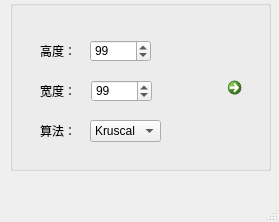
<?xml version="1.0" encoding="UTF-8"?>
<ui version="4.0">
 <class>MainWindow</class>
 <widget class="QMainWindow" name="MainWindow">
  <property name="geometry">
   <rect>
    <x>0</x>
    <y>0</y>
    <width>279</width>
    <height>222</height>
   </rect>
  </property>
  <property name="windowTitle">
   <string>迷宫生成</string>
  </property>
  <widget class="QWidget" name="centralwidget">
   <widget class="QGroupBox" name="groupBox">
    <property name="geometry">
     <rect>
      <x>10</x>
      <y>0</y>
      <width>261</width>
      <height>171</height>
     </rect>
    </property>
    <property name="title">
     <string/>
    </property>
    <widget class="QCommandLinkButton" name="button">
     <property name="geometry">
      <rect>
       <x>210</x>
       <y>70</y>
       <width>31</width>
       <height>31</height>
      </rect>
     </property>
     <property name="cursor">
      <cursorShape>ArrowCursor</cursorShape>
     </property>
     <property name="text">
      <string/>
     </property>
     <property name="iconSize">
      <size>
       <width>40</width>
       <height>40</height>
      </size>
     </property>
    </widget>
    <widget class="QSpinBox" name="box_gd">
     <property name="geometry">
      <rect>
       <x>80</x>
       <y>40</y>
       <width>61</width>
       <height>22</height>
      </rect>
     </property>
     <property name="minimum">
      <number>1</number>
     </property>
     <property name="maximum">
      <number>199</number>
     </property>
     <property name="singleStep">
      <number>2</number>
     </property>
     <property name="value">
      <number>99</number>
     </property>
    </widget>
    <widget class="QComboBox" name="xlcd">
     <property name="geometry">
      <rect>
       <x>80</x>
       <y>120</y>
       <width>71</width>
       <height>22</height>
      </rect>
     </property>
     <item>
      <property name="text">
       <string>Kruscal</string>
      </property>
     </item>
     <item>
      <property name="text">
       <string>DFS</string>
      </property>
     </item>
     <item>
      <property name="text">
       <string>BFS</string>
      </property>
     </item>
     <item>
      <property name="text">
       <string>Recursive Division</string>
      </property>
     </item>
    </widget>
    <widget class="QSpinBox" name="box_kd">
     <property name="geometry">
      <rect>
       <x>81</x>
       <y>80</y>
       <width>61</width>
       <height>22</height>
      </rect>
     </property>
     <property name="minimum">
      <number>1</number>
     </property>
     <property name="maximum">
      <number>199</number>
     </property>
     <property name="singleStep">
      <number>2</number>
     </property>
     <property name="value">
      <number>99</number>
     </property>
    </widget>
    <widget class="QLabel" name="label">
     <property name="geometry">
      <rect>
       <x>30</x>
       <y>40</y>
       <width>41</width>
       <height>21</height>
      </rect>
     </property>
     <property name="text">
      <string>高度：</string>
     </property>
    </widget>
    <widget class="QLabel" name="label_3">
     <property name="geometry">
      <rect>
       <x>30</x>
       <y>120</y>
       <width>41</width>
       <height>21</height>
      </rect>
     </property>
     <property name="text">
      <string>算法：</string>
     </property>
    </widget>
    <widget class="QLabel" name="label_2">
     <property name="geometry">
      <rect>
       <x>30</x>
       <y>80</y>
       <width>41</width>
       <height>21</height>
      </rect>
     </property>
     <property name="text">
      <string>宽度：</string>
     </property>
    </widget>
   </widget>
  </widget>
  <widget class="QMenuBar" name="menubar">
   <property name="geometry">
    <rect>
     <x>0</x>
     <y>0</y>
     <width>279</width>
     <height>23</height>
    </rect>
   </property>
  </widget>
  <widget class="QStatusBar" name="statusbar"/>
 </widget>
 <resources/>
 <connections/>
</ui>
